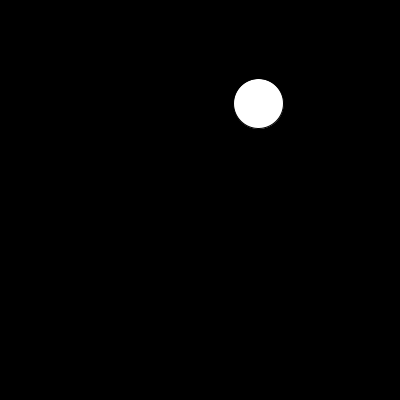
Frame 1 (no input)
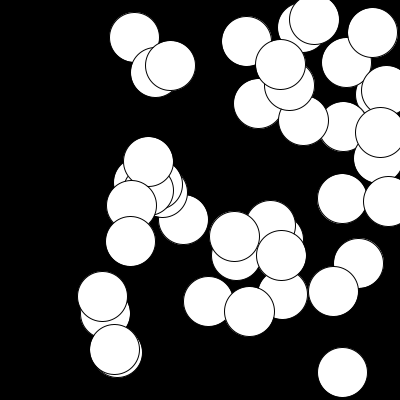
Frame 60 (the mouse pressed at the canvas centre just before this capture)
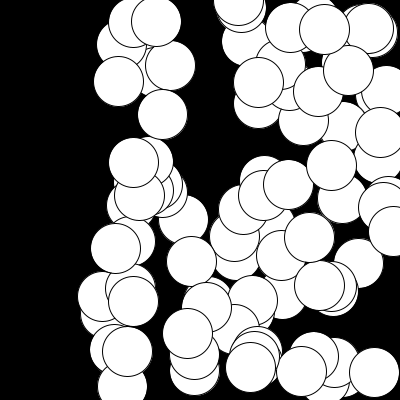
Frame 120 (the mouse held since frame 60 and released just before this capture)

The Processing sketch that drew these frames (run headless with seeded random() and noise(); from frame 60 on, the mouse is pressed at the canvas centre):

// Processing sketch: condicionales
// ── condicionales.pde
float px, py;
void setup() {
  size(400, 400);
  background(0);
  /* (comentario de varias líneas 
    Operadores de comparación
   
   >  (mayor que)
   <  (menor que)
   == (igual que)
   
   */
}
void draw() {

  // nùmeros aleatorios (a azar)
  px = random(width); // cualquier valor dentro del width
  py = random(height); // cualquier valor dentro del height


  if (px>100) { // si px es mayor que 100
    ellipse(px, py, 50, 50); // entonces ejecuta este código
  }

  println(px);
}
